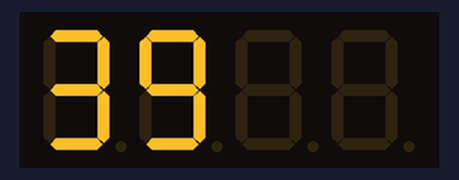
A program run on a simulated Raspberry Pi (BCM pin numbers). Parts: 4-digit seven-segment display. The segment pins are drawn as the display they are named for.

Above: at 3.78 s.
At 21.78 s:
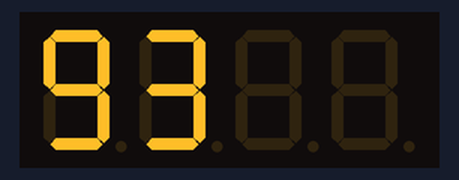
At 23.76 s:
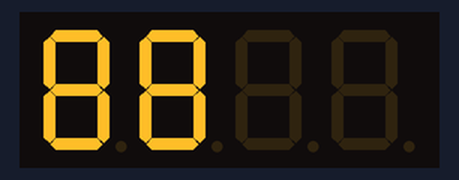
At 25.38 s:
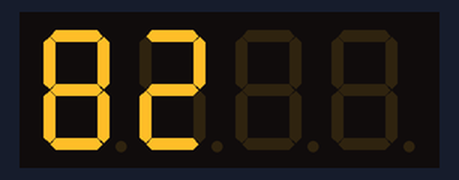
At 38.64 s:
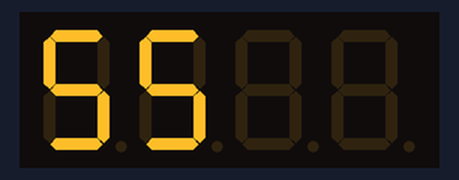

The program:

fnd06.py
```python
import RPi.GPIO as GPIO
import time

# 0 ~ 9까지 1byte hex값
#fndDatas = [0x3f, 0x06, 0x5b, 0x4f, 0x66, 0x6d, 0x7d, 0x27, 0x7f, 0x6f]	# Cathode
fndDatas = [0xC0, 0xF9, 0xA4, 0xB0, 0x99, 0x92, 0x82, 0xD8, 0x80, 0x90]	# Anode
# a ~ g led
fndSegs = [5, 6, 12, 16, 20, 13, 21]
# fnd 선택 pin
fndSels = [24, 23, 22, 18]
count = 0

GPIO.setmode(GPIO.BCM)
for fndSeg in fndSegs:
	GPIO.setup(fndSeg, GPIO.OUT)
	GPIO.output(fndSeg, 1)

for fndSel in fndSels:
	GPIO.setup(fndSel, GPIO.OUT)
	GPIO.output(fndSel, 0)

# 하나의 숫자 형태를 만드는 함수
def fndOut(data, sel):
	for i in range(0, 7):
		# 비트 AND 연산으로 특정 세그먼트가 켜져 있는지 확인
		GPIO.output(fndSegs[i], fndDatas[data] & (0x01 << i))
		# 표시할 자리수의 fnd만 ON
		for j in range(0, 2):
			if j == sel:
				GPIO.output(fndSels[j], 1)
			else:
				GPIO.output(fndSels[j], 0)


try:
	while True:
		count += 1
		d1000 = count / 1000
		d100 = count % 1000 / 100
		d10 = count % 100 / 10
		d1 = count % 10

		d = [d1, d10, d100, d1000]

		for i in range(3, -1, -1):	# fnd 선택 for문
			fndOut(int(d[i]), i)			# 값과 자리수 전달
			time.sleep(0.01)

except KeyboardInterrupt:
	GPIO.cleanup()
```
